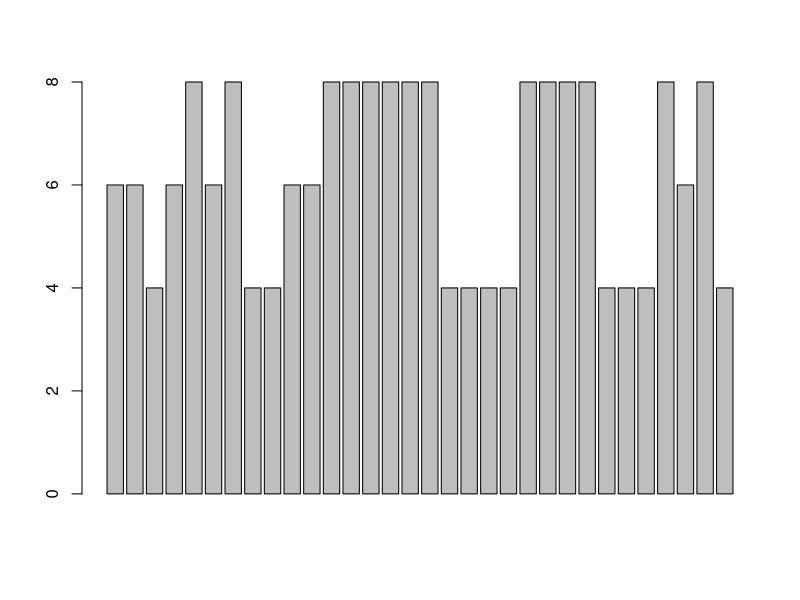
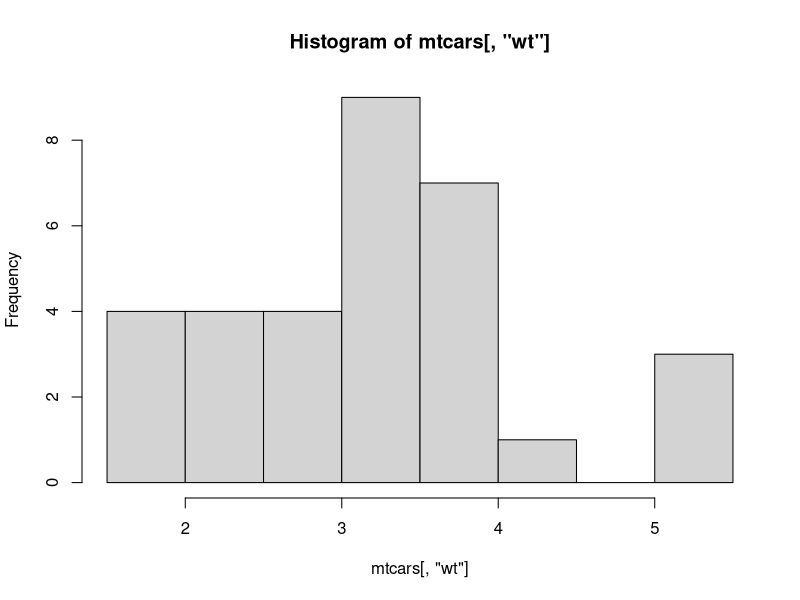
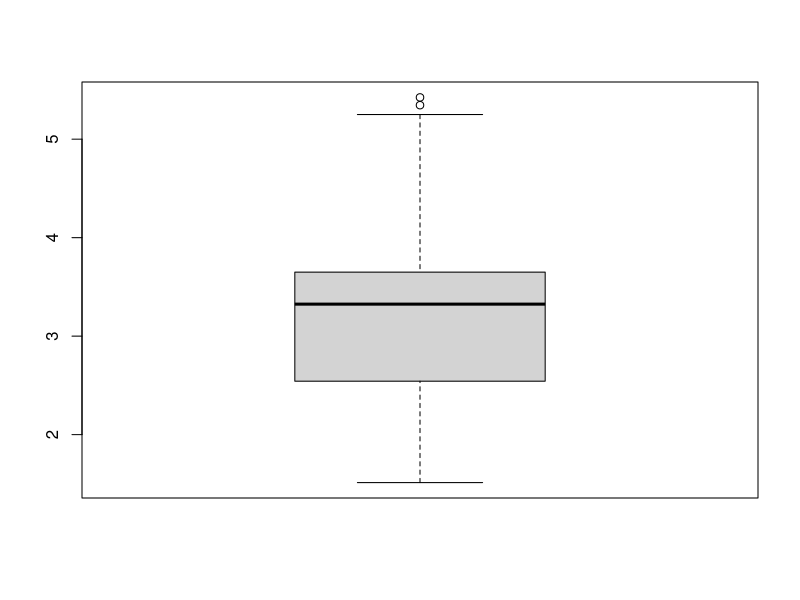
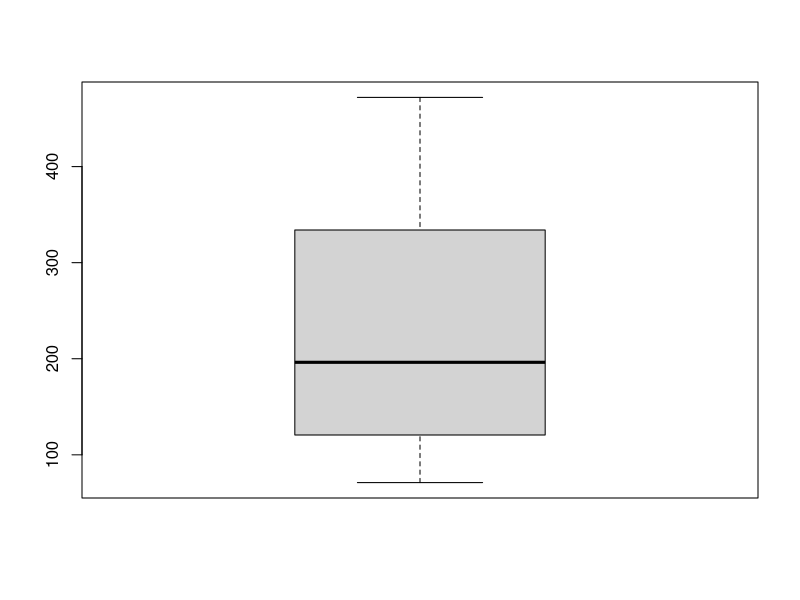
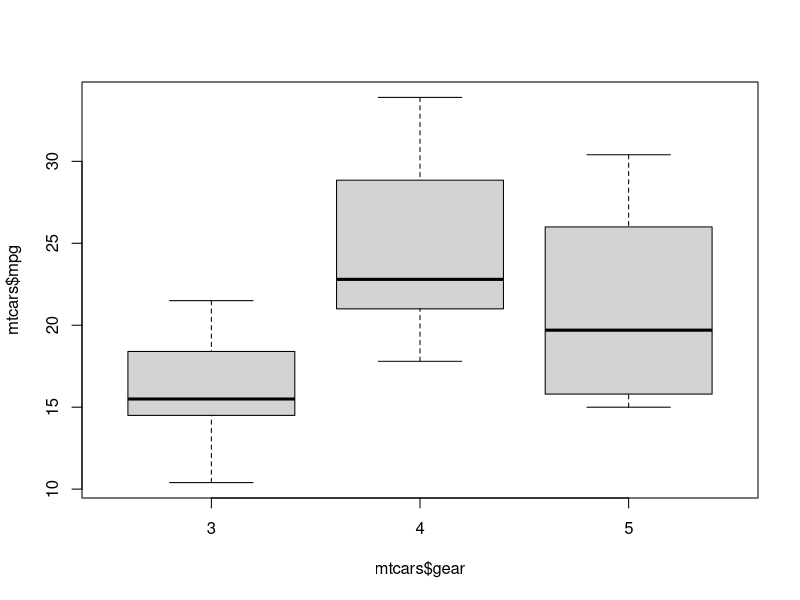

The R source for these figures, in order:
# (1)
mean(mtcars[, "wt"])
median(mtcars[, "wt"])
mean(mtcars[, "wt"], trim = 0.15)
sd(mtcars[, "wt"])

# (2)
summary(mtcars[, "wt"])

# (3)
table(mtcars[, "cyl"])

# (4)
barplot(mtcars[, "cyl"])

# (5)
hist(mtcars[, "wt"])

# (6)
boxplot(mtcars[, "wt"])
boxplot.stats(table(mtcars[, "wt"]))

# (7)
boxplot(mtcars[, "disp"])
boxplot.stats(mtcars[, "disp"])

# (8)
boxplot(mtcars$mpg ~ mtcars$gear)
